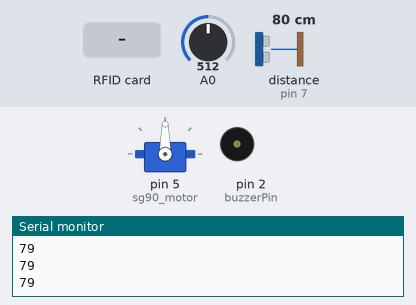
A sketch run on a simulated Arduino Uno, built with avr-gcc and run on an emulated ATmega328P. Shown: servo, buzzer (waves = sounding, pin HIGH), the last lines printed to the serial monitor. Wiring (inferred from the names in the program): ultrasonic range finder: trigger pin 6; echo pin 7. Inputs (shaded band) come from the test bench; at power-on: A0 = 512, distance to the obstacle (sensor on pin 7) 80 cm. The echo pulse lasts 58.3 µs per cm; pins used as bus, display or sensor lines are not drawn.

Above: at 1.2 s.
1.3 s: A0 set to 165
2.8 s: A0 set to 136
At 4.0 s:
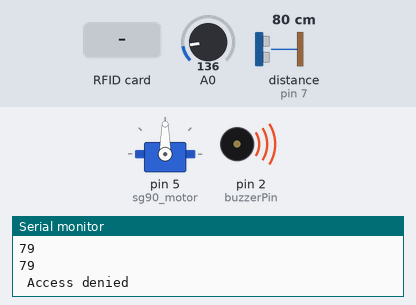
5.8 s: distance to the obstacle (sensor on pin 7) set to 2 cm
8.8 s: RFID card 42 E2 1F 45 held to the reader
At 9.03 s:
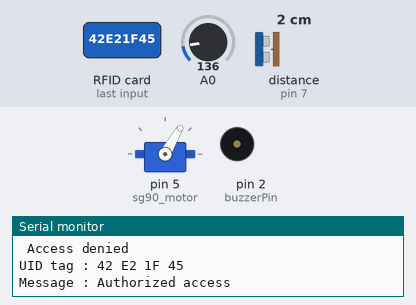
At 11.5 s:
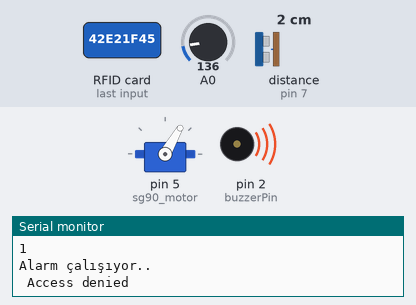
11.8 s: RFID card 5E 7A 19 C4 held to the reader
Timing chart, 0 to 15.8 s (numbered marks = the images above; inputs shaded):
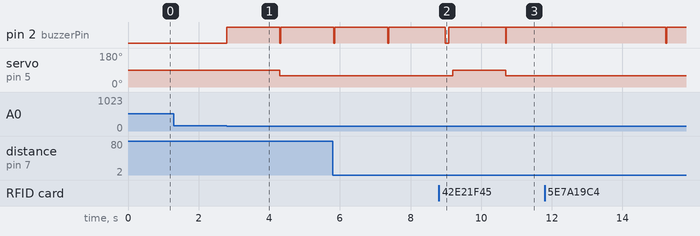

The sketch:

RFID.ino
```cpp
#include <WatchDog.h>
#include <Servo.h> // motor
#include <SPI.h> // spi haberleşme ama yine araştır
#include <MFRC522.h> // rfid yeni sistem


//wifi bağlanma
/*
#define ag_ismi  "yipranmak_paslanmaktan_iyidir"
#define ag_sifresi "abbBc9b23a"
#define SERVER "api.pushetta.com"
String API("a790df84ee3b87e9a71079830c6f6c2bfec684db");
String CHANNEL("kapialarm");

*/

Servo sg90_motor; // not servo 1kg kaldırır

//Bluetooth
String Ses;


// RFID Kart Özellikleri
#define SS_PIN 10
#define RST_PIN 9
MFRC522 mfrc522(SS_PIN, RST_PIN);   // Create MFRC522 instance.

//Kart buzzer özellikleri
int buzzerPin=2; // Buzzer'in + bacağının bnağlı olduğu pin

int hatalikart=0;
int calis =0;

//Ultrasonic Sensör
int u_trigPin = 6; //ultrasonic sensörde kullanılan tetikleme pini
int u_echoPin = 7; //ultrasonic sensörde kullanılan yankı pini
int u_sure=0;      //ultrasonic sensörde yollanan ver alınan ses dalgası arasında geçen süre
int u_mesafe=0;    //sensörün ölçtüğü mesafe

//KapıDurumu true:açık,false:kapalı;
bool kapidurum=true;
void setup()
{

   pinMode(u_trigPin, OUTPUT);
  pinMode(u_echoPin, INPUT);
  Serial.begin(9600);   // Initiate a serial communication
  SPI.begin();      // Initiate  SPI bus
  mfrc522.PCD_Init() ;  // Initiate MFRC522
  Serial.println("Put your card to the reader...");
  Serial.println();
  pinMode(buzzerPin,OUTPUT); // Buzzer'in bağlı olduğu pini çıkış olarak ayarladık.

  sg90_motor.attach(5);// sg90 motorumuzu başlattık
  //kapiyiKapat();

  // Ağa bağlanma işlemleri
  /*
   if(Serial.find("OK")){         //esp modülü ile bağlantıyı kurabilmişsek modül "AT" komutuna "OK" komutu ile geri dönüş yapıyor.
     Serial.println("AT+CWMODE=1"); //esp modülümüzün WiFi modunu STA şekline getiriyoruz. Bu mod ile modülümüz başka ağlara bağlanabilecek.
     delay(2000);
     String baglantiKomutu=String("AT+CWJAP=\"")+ag_ismi+"\",\""+ag_sifresi+"\"";
    Serial.println(baglantiKomutu);

     delay(5000);
 }
*/
}
void loop(){

//  alarm sistemi metodu


//hatalı kart(Alarm Tetiklenmesi)
if(hatalikart>=10){
  AlarmiAc();
  hatalikart=0;
}

// Kapı hareket sensörü(Alarm Tetiklenmesi)
  digitalWrite(u_trigPin, LOW); //önce trig pinini LOW yapıyoruz ki daha sonra göndereceğimiz sinyali temiz bir şekilde gönderelim
  delayMicroseconds(5);       //5 mikrosaniye bekliyoruz
  digitalWrite(u_trigPin, HIGH); //daha sonra trig pinini HIGH yapıp bir ses dalgası yolluyoruz.
  delayMicroseconds(10);
  digitalWrite(u_trigPin, LOW);
  u_sure = pulseIn(u_echoPin, HIGH); //echo pini ile yolladığımız ses dalgasının kaç saniyede geri döndüğünü hesaplıyoruz.
  u_mesafe = (u_sure/2) / 29.1;      // burada kullandığımız formül YOL = HIZ x ZAMAN formülü. Ses hızı sabit 331km/saat birim dönüştürmesi yapılınca yandaki formül geliyor.
  Serial.println(u_mesafe);
    if (u_mesafe >=0 && u_mesafe<=50 && !kapidurum){   //mesafe 10 cmden küçük ve kapı kapalıysa kapı zorlanmış kilidi kırılmış demektir..
       //delay(5000); // kapının kapanmasını bekle
       AlarmiAc();
  }

// son


//Serial.println(rfid_sinyal);
//Kızılötesi mesafe sensörü(dokunma ile kapı kapatma)
int kizilotesi_degeri = analogRead(A0); //A0 Analog Input Pininden sensör değerimizi okuyoruz ve sensorValue değişkenine atıyoruz.
if(kizilotesi_degeri<=150){
  kapiyiKapat();
}
//Kızılötesi sensör bir şekilde kapatıldığında(bozulduğunda kablosu çıktığında)(Alarm tetiklenmesi)
if(kizilotesi_degeri==1023) AlarmiAc();


//Bluettoh Sensörü
while (Serial.available()){
delay(10);
char c = Serial.read();
if (c == '#') {break;}
Ses += c;
}
if(Ses.length()>0){
  Serial.println(Ses);
  if(Ses=="Kapıyı aç"){ // gelen ses aç ise
    if(!kapidurum)kapiyiAc(); // eğer kapı durumu kapalı ise aç
  }else if(Ses=="Kapıyı kapat"){ // gelen ses kapalı ise
    if(kapidurum)kapiyiKapat(); // eğer kapıdurumu açıksa kapat
  }
}
Ses="";// sesi işi bittiğinde temizle


   // Look for new cards
  if ( ! mfrc522.PICC_IsNewCardPresent())
  {
    return;
  }
  // Select one of the cards
  if ( ! mfrc522.PICC_ReadCardSerial())
  {
    return;
  }


   String kayitli_kartlar[] = {"42 E2 1F 45"};
  //Show UID on serial monitor
  Serial.print("UID tag :");
  String content= "";
  byte letter;
  for (byte i = 0; i < mfrc522.uid.size; i++)
  {
     Serial.print(mfrc522.uid.uidByte[i] < 0x10 ? " 0" : " ");
     Serial.print(mfrc522.uid.uidByte[i], HEX);
     content.concat(String(mfrc522.uid.uidByte[i] < 0x10 ? " 0" : " "));
     content.concat(String(mfrc522.uid.uidByte[i], HEX));
  }
  Serial.println();
  Serial.print("Message : ");
  content.toUpperCase();
  for(int i=0;i<=1;i++){
    if (content.substring(1) == kayitli_kartlar[i]) //change here the UID of the card/cards that you want to give access
    {
      //MesajBildirimi(CHANNEL,"Hırsız Var !");
      kapiyiAc();

      return true;
    }

   else   {
      kapiyiKapat();
      return false;
    }
  }
}
/*
void MesajBildirimi(String CHANNEL,String text) {

  Serial.println(String("AT+CIPSTART=\"TCP\",\"") + SERVER + "\",80"); //server'a bağlanma

  delay(3000);
 String   alarm =("POST /api/pushes/");
    alarm+= (CHANNEL);
    alarm+= ("/ HTTP/1.1");
    alarm+= ("\r\n");
    alarm+= ("Host: ");
    alarm+= (SERVER);
    alarm+= ("\r\n");
    alarm+= ("Authorization: Token ");
    alarm+= (API);
    alarm+= ("\r\n");
    alarm+= ("Content-Type: application/json");
    alarm+= ("\r\n");
    alarm+= ("Content-Length: ");
    alarm+= (text.length() + 46);
    alarm+= ("\r\n\r\n");
    alarm+= ("{ \"body\" : \"");
    alarm+= (text);
    alarm+= ("\", \"message_type\" : \"text/plain\" }");
    alarm+= ("\r\n\r\n");

    Serial.print("AT+CIPSEND=");
 delay(100);
 Serial.println(alarm.length());
 // Sorun oluşmadıysa veriyi gönder.
 if(Serial.find(">")){
 Serial.println(alarm);
 Serial.println("AT+CIPCLOSE=0");
 delay(100);

 }
 else{
 Serial.println("AT+CIPCLOSE=0");
 }

  }
*/
void kapiyiAc(){
      kapidurum=true;
     Serial.println("Authorized access");
      Serial.println();

        BuzzerOnay();
        // Servo motor kapıyı aç
        sg90_motor.write(90);


}
void kapiyiKapat(){
  kapidurum=false;
  hatalikart++;
      Serial.println(" Access denied");
      BuzzerUyari();

       // Servo motor kapıyı kapat
        sg90_motor.write(60);

}

void AlarmiAc(){
  Serial.println("Alarm çalışıyor..");
  digitalWrite(buzzerPin,HIGH); //Buzzer'a güç göndererek ses çıkarmasını sağladık.
//  MesajBildirimi(CHANNEL,"Hırsız Var !");
}
void BuzzerOnay(){
    //dit dit
      digitalWrite(buzzerPin,HIGH); //Buzzer'a güç göndererek ses çıkarmasını sağladık.
      delay(100);                  // 1 saniye boyunca çalmasını söyledik.
      digitalWrite(buzzerPin,LOW); //Buzzerın gücünü keserek susmasını sağladık sağladık.
      delay(100);
      digitalWrite(buzzerPin,HIGH); //Buzzer'a güç göndererek ses çıkarmasını sağladık.
      delay(100);
       digitalWrite(buzzerPin,LOW); //Buzzerın gücünü keserek susmasını sağladık sağladık.

}
void BuzzerUyari(){
      digitalWrite(buzzerPin,HIGH); //Buzzer'a güç göndererek ses çıkarmasını sağladık.
      delay(1500);                  // 1 saniye boyunca çalmasını söyledik.
      digitalWrite(buzzerPin,LOW); //Buzzerın gücünü keserek susmasını sağladık sağladık.
}
```

Measured:
- the behaviour switches between 151 and 150 on A0 (found by bisection; images 0 and 1)
- after the input at 2.8 s, pin 2 (buzzerPin): LOW → HIGH at once, → LOW 1.5 s later, → HIGH 0.03 s later; servo on pin 5 (sg90_motor): 90° → 60° after 1.5 s
- after the input at 8.8 s, servo on pin 5 (sg90_motor): 60° → 90° after 0.39 s, → 60° 1.5 s later
